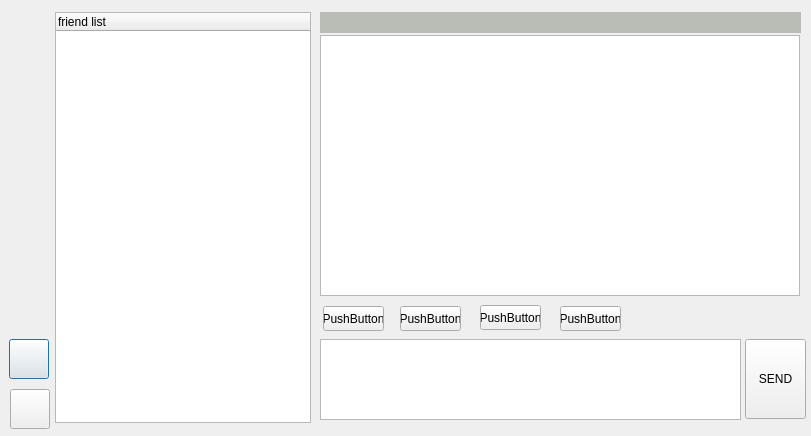
<?xml version="1.0" encoding="UTF-8"?>
<ui version="4.0">
 <class>Letschat</class>
 <widget class="QDialog" name="Letschat">
  <property name="geometry">
   <rect>
    <x>0</x>
    <y>0</y>
    <width>811</width>
    <height>436</height>
   </rect>
  </property>
  <property name="windowTitle">
   <string>Dialog</string>
  </property>
  <widget class="QLabel" name="label">
   <property name="geometry">
    <rect>
     <x>9</x>
     <y>13</y>
     <width>40</width>
     <height>40</height>
    </rect>
   </property>
   <property name="text">
    <string/>
   </property>
   <property name="pixmap">
    <pixmap>../../../../../../coder98/proj/Chat/src/icon/myhead.jpg</pixmap>
   </property>
   <property name="scaledContents">
    <bool>true</bool>
   </property>
  </widget>
  <widget class="QPushButton" name="pushButton">
   <property name="geometry">
    <rect>
     <x>9</x>
     <y>339</y>
     <width>40</width>
     <height>40</height>
    </rect>
   </property>
   <property name="text">
    <string/>
   </property>
   <property name="icon">
    <iconset>
     <normaloff>../../../../../../coder98/proj/Chat/src/icon/add.jpeg</normaloff>../../../../../../coder98/proj/Chat/src/icon/add.jpeg</iconset>
   </property>
   <property name="iconSize">
    <size>
     <width>50</width>
     <height>50</height>
    </size>
   </property>
  </widget>
  <widget class="QPushButton" name="pushButton_2">
   <property name="geometry">
    <rect>
     <x>10</x>
     <y>389</y>
     <width>40</width>
     <height>40</height>
    </rect>
   </property>
   <property name="text">
    <string/>
   </property>
   <property name="icon">
    <iconset>
     <normaloff>../../../../../../coder98/proj/Chat/src/icon/setup.jpeg</normaloff>../../../../../../coder98/proj/Chat/src/icon/setup.jpeg</iconset>
   </property>
   <property name="iconSize">
    <size>
     <width>50</width>
     <height>50</height>
    </size>
   </property>
  </widget>
  <widget class="QLabel" name="fnameLabel">
   <property name="geometry">
    <rect>
     <x>320</x>
     <y>12</y>
     <width>481</width>
     <height>21</height>
    </rect>
   </property>
   <property name="styleSheet">
    <string notr="true">background-color: rgb(186, 189, 182);</string>
   </property>
   <property name="text">
    <string/>
   </property>
  </widget>
  <widget class="QTreeWidget" name="flistWidget">
   <property name="geometry">
    <rect>
     <x>55</x>
     <y>12</y>
     <width>256</width>
     <height>411</height>
    </rect>
   </property>
   <column>
    <property name="text">
     <string>friend list</string>
    </property>
   </column>
  </widget>
  <widget class="QTextEdit" name="textEdit">
   <property name="geometry">
    <rect>
     <x>320</x>
     <y>35</y>
     <width>480</width>
     <height>261</height>
    </rect>
   </property>
  </widget>
  <widget class="QTextEdit" name="textEdit_2">
   <property name="geometry">
    <rect>
     <x>320</x>
     <y>339</y>
     <width>421</width>
     <height>81</height>
    </rect>
   </property>
  </widget>
  <widget class="QPushButton" name="pushButton_3">
   <property name="geometry">
    <rect>
     <x>745</x>
     <y>339</y>
     <width>61</width>
     <height>80</height>
    </rect>
   </property>
   <property name="text">
    <string>SEND</string>
   </property>
  </widget>
  <widget class="QPushButton" name="pushButton_4">
   <property name="geometry">
    <rect>
     <x>323</x>
     <y>306</y>
     <width>61</width>
     <height>25</height>
    </rect>
   </property>
   <property name="text">
    <string>PushButton</string>
   </property>
  </widget>
  <widget class="QPushButton" name="pushButton_5">
   <property name="geometry">
    <rect>
     <x>400</x>
     <y>306</y>
     <width>61</width>
     <height>25</height>
    </rect>
   </property>
   <property name="text">
    <string>PushButton</string>
   </property>
  </widget>
  <widget class="QPushButton" name="pushButton_6">
   <property name="geometry">
    <rect>
     <x>480</x>
     <y>305</y>
     <width>61</width>
     <height>25</height>
    </rect>
   </property>
   <property name="text">
    <string>PushButton</string>
   </property>
  </widget>
  <widget class="QPushButton" name="pushButton_7">
   <property name="geometry">
    <rect>
     <x>560</x>
     <y>306</y>
     <width>61</width>
     <height>25</height>
    </rect>
   </property>
   <property name="text">
    <string>PushButton</string>
   </property>
  </widget>
 </widget>
 <resources/>
 <connections/>
</ui>
